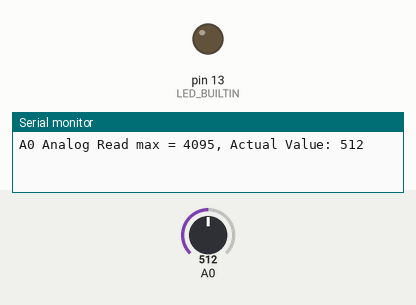
Simulated run of this sketch. Board: Arduino Uno, built with avr-gcc and run on an emulated ATmega328P. Parts: output pins drawn as LEDs (lit = HIGH), the last lines printed to the serial monitor. The test bench sets the inputs (shaded band); at power-on: A0 = 512.

Above: at 2.0 s.
At 7.45 s:
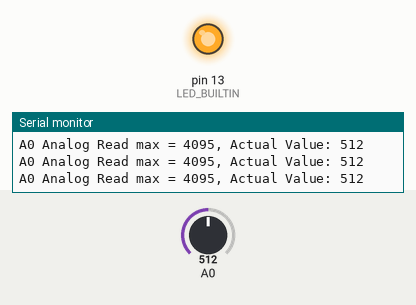
Timing chart, 0 to 8.1 s (numbered marks = the images above):
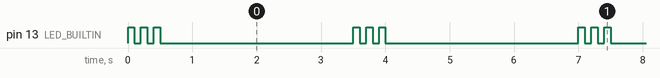

The sketch:

a01-arduino-console.ino
```cpp
/*  Blink and Serial
 *  Arduino test program
 *
 *  By Jeremy Ellis twitter @rocksetta
 *  Webpage http://rocksetta.com
 *  Arduino High School Robotics Course at
 *  https://github.com/hpssjellis/arduino-high-school-robotics-course
 *
 *  Update Feb 7th, 2020
 *
 */

#include <Arduino.h>  // only needed for https://platformio.org/

void setup(){

  pinMode(LED_BUILTIN, OUTPUT);
  Serial.begin(9600);

}


void loop() {

  int sensorValue = analogRead(A0);
  Serial.print("A0 Analog Read max = 4095, Actual Value: ");
  Serial.println(sensorValue);

  // Flash LED 3 times
  digitalWrite(LED_BUILTIN, HIGH);
  delay(100);
  digitalWrite(LED_BUILTIN, LOW);
  delay(100);

  digitalWrite(LED_BUILTIN, HIGH);
  delay(100);
  digitalWrite(LED_BUILTIN, LOW);
  delay(100);

  digitalWrite(LED_BUILTIN, HIGH);
  delay(100);
  digitalWrite(LED_BUILTIN, LOW);
  delay(3000);    // longer wait

}
```

Measured:
- by itself, pin 13 (LED_BUILTIN): repeats every 3.5 s: 2 × (LOW 0.10 s, HIGH 0.10 s), LOW 3.0 s, HIGH 0.10 s
- by itself, everything shown: repeats every 3.5 s, in 6 steps
